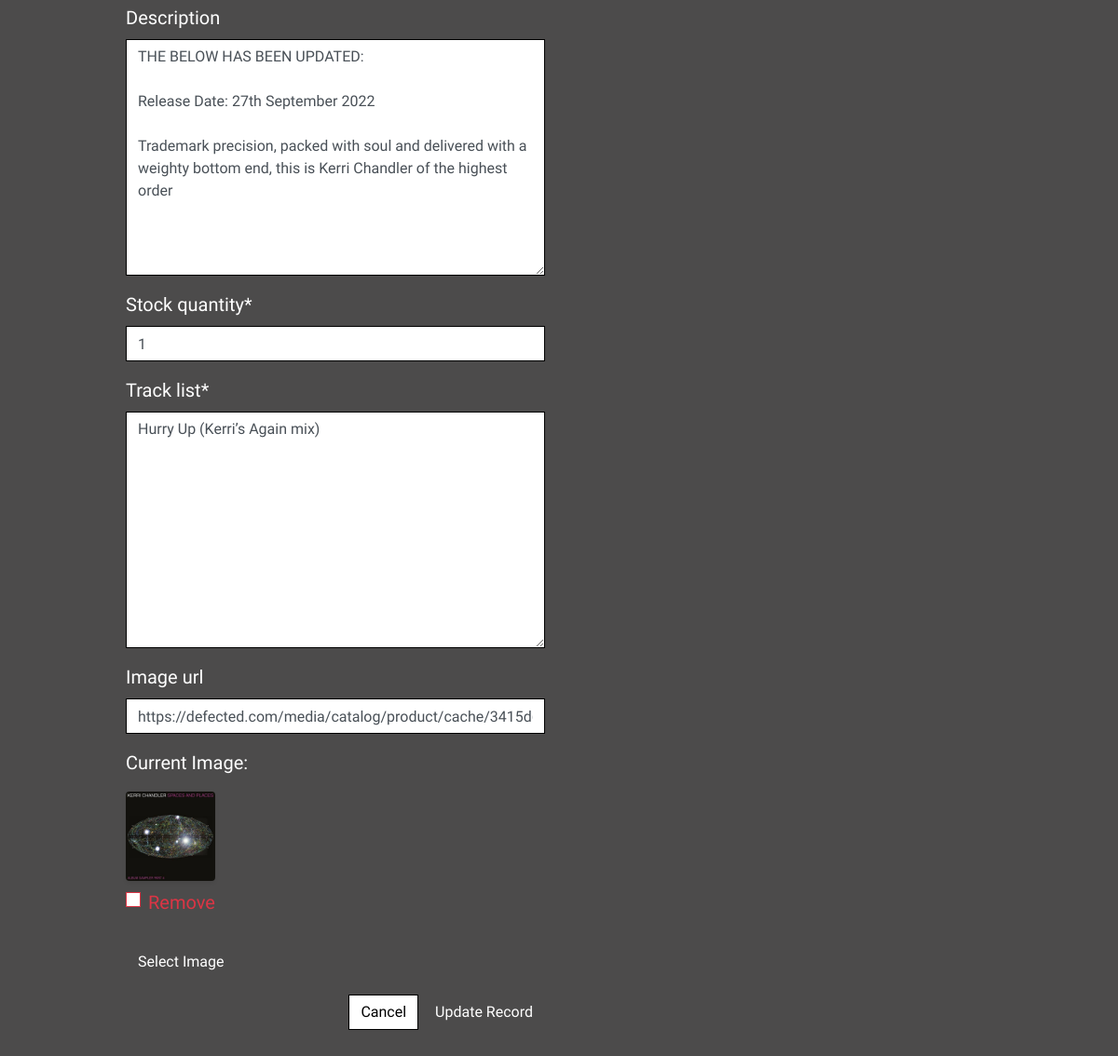
/products/edit/1/ (signed in, lower part), run on an earlier commit of the app's database.
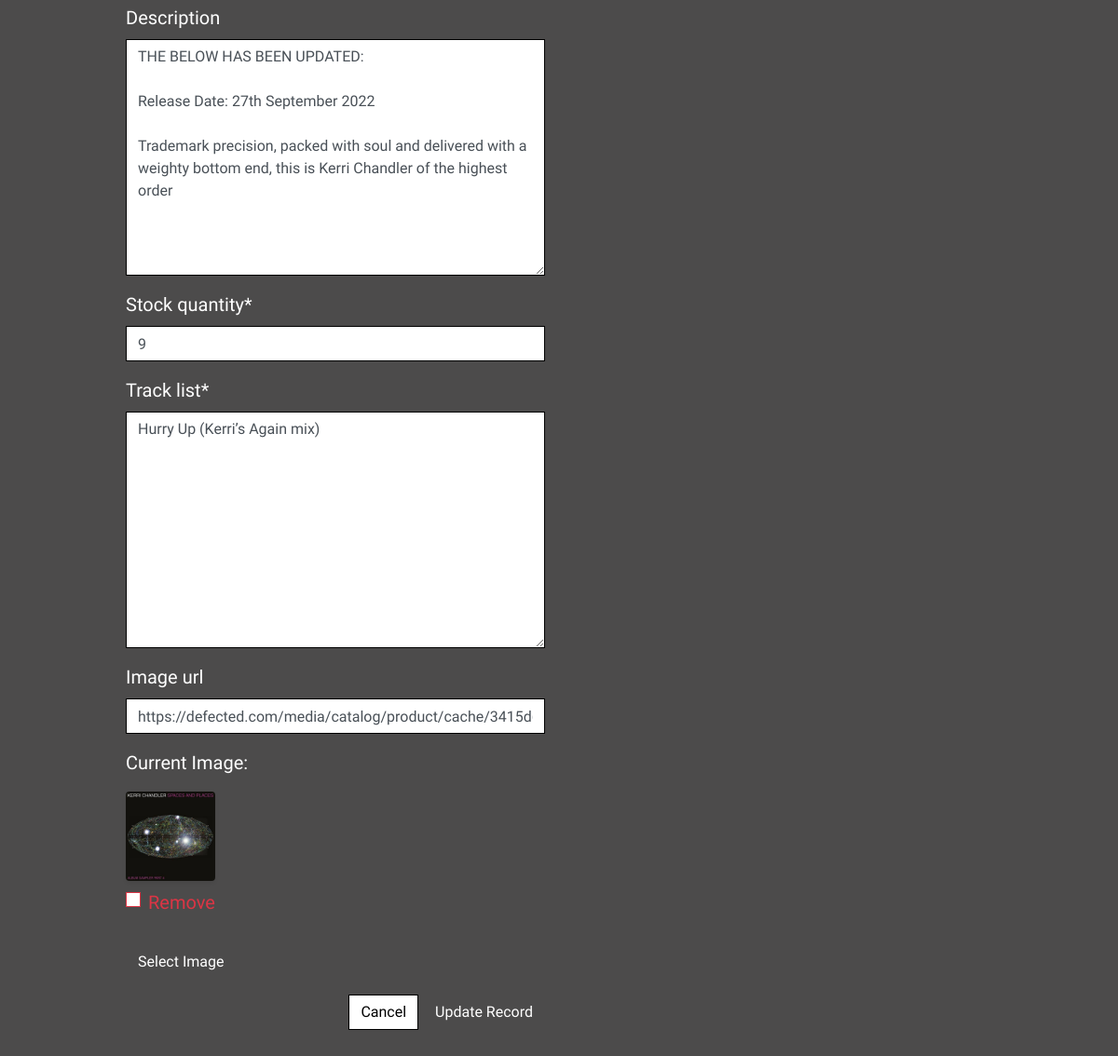
And on a later commit of the database.
### products/models.py (models this page shows, shortened)
class Record(models.Model):
    title = models.CharField(max_length=254)
    artist = models.CharField(max_length=254)
    label = models.ForeignKey(Label, on_delete=models.CASCADE)
    price = models.DecimalField(max_digits=4, decimal_places=2)
    description = models.TextField(null=True, blank=True)
    stock_quantity = models.IntegerField(default=1)
    track_list = models.TextField(default="Track")
    image_url = models.URLField(max_length=1024, null=True, blank=True)
    image = models.ImageField(null=True, blank=True)

### products/views.py (the view)
# urls.py: path('edit/<int:record_id>/', views.edit_product, name='edit_product'),
@login_required
def edit_product(request, record_id):
    if not request.user.is_superuser:
        messages.error(request, 'Sorry, only store Admin can do that.')
        return redirect(reverse('home'))
    record = get_object_or_404(Record, pk=record_id)
    if request.method == 'POST':
        form = ProductForm(request.POST, request.FILES, instance=record)
        if form.is_valid():
            form.save()
            messages.success(request, 'Successfully updated record!')
            return redirect(reverse('product_detail', args=[record.id]))
        else:
            messages.error(request, 'Failed to update record. Please ensure \
                the form is valid.')
    else:
        form = ProductForm(instance=record)
        messages.info(request, f'You are editing {record.title}')
    template = 'products/edit_product.html'
    context = {
        'form': form,
        'record': record,
    }
    return render(request, template, context)

### products/forms.py
class ProductForm(forms.ModelForm):
    class Meta:
        model = Record
        fields = '__all__'
    image = forms.ImageField(
        label='Image', required=False, widget=CustomClearableFileInput
    )
    def __init__(self, *args, **kwargs):
        super().__init__(*args, **kwargs)
        labels = Label.objects.all()
        friendly_names = [(l.id, l.get_friendly_name()) for l in labels]
        self.fields['label'].choices = friendly_names
        for field_name, field in self.fields.items():
            field.widget.attrs['class'] = 'border-black rounded-0'

### basket/contexts.py (called while the page is built, shortened)
def basket_contents(request):
    basket_items = []
    total = 0
    record_count = 0
    basket = request.session.get('basket', {})
    delivery = total * Decimal(settings.DELIVERY_PERCENTAGE / 100)
    grand_total = total + delivery
    context = {
        'basket_items': basket_items,
        'total': total,
        'record_count': record_count,
        'delivery': delivery,
        'grand_total': grand_total,
    }
    return context

### products/models.py (called while the page is built)
    def get_friendly_name(self):
        return self.friendly_name

### products/templates/products/edit_product.html (shortened to what this page needs)
{% extends "base.html" %}
{% load static %}
{% block content %}
    <div class="container">
        <div class="row">
            <div class="col-12 col-md-6">
                <form method="POST" action="{% url 'edit_product' record.id %}" class="form mb-2 text-white"
                    enctype="multipart/form-data">
                    {% for field in form %}
                        {% if field.name != 'image' %}
                            {{ field | as_crispy_field }}
                        {% else %}
                            {{ field }}
                        {% endif %}
                    {% endfor %}
                    <div class="text-right">
                        <a class="btn btn-outline-black rounded-0" href="{% url 'products' %}">Cancel</a>
                        <button class="btn btn-black rounded-0 text-white" type="submit">Update Record</button>
                    </div>
                </form>
            </div>
        </div>
    </div>
{% endblock %}

What changed in the data, as far as the page shows it:
changed Record "Hurry Up (Kerri’s Again mix)": stock_quantity "1" → "9"
